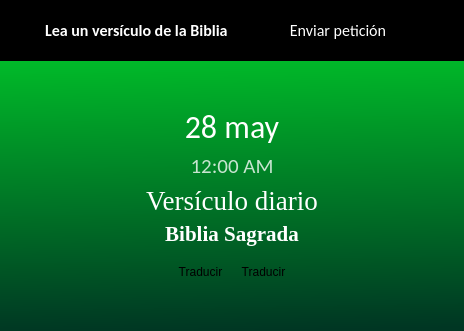
      <widget class="QWidget" name="tab_widgetPage4">
       <layout class="QGridLayout" name="gridLayout_17">
        <property name="leftMargin">
         <number>0</number>
        </property>
        <property name="topMargin">
         <number>0</number>
        </property>
        <property name="rightMargin">
         <number>0</number>
        </property>
        <property name="bottomMargin">
         <number>0</number>
        </property>
        <item row="0" column="0">
         <widget class="QWidget" name="versicule_bg" native="true">
          <property name="styleSheet">
           <string notr="true">QWidget #versicule_bg{
	background-color: qlineargradient(spread:pad, x1:0.500091, y1:1, x2:0.477, y2:0, stop:0 rgba(0, 54, 35, 255), stop:1 rgba(0, 214, 42, 255));
}</string>
          </property>
          <layout class="QGridLayout" name="gridLayout_43">
           <property name="leftMargin">
            <number>0</number>
           </property>
           <property name="topMargin">
            <number>0</number>
           </property>
           <property name="rightMargin">
            <number>0</number>
           </property>
           <property name="bottomMargin">
            <number>0</number>
           </property>
           <item row="4" column="0">
            <widget class="QLabel" name="versicle_text">
             <property name="font">
              <font>
               <family>Times New Roman</family>
               <pointsize>20</pointsize>
               <stylestrategy>PreferAntialias</stylestrategy>
              </font>
             </property>
             <property name="styleSheet">
              <string notr="true">color: rgb(255, 255, 255);</string>
             </property>
             <property name="text">
              <string>Versículo diario</string>
             </property>
             <property name="alignment">
              <set>Qt::AlignCenter</set>
             </property>
             <property name="wordWrap">
              <bool>true</bool>
             </property>
            </widget>
           </item>
           <item row="2" column="0">
            <widget class="QLabel" name="versicle_date">
             <property name="font">
              <font>
               <family>Calibri</family>
               <pointsize>24</pointsize>
               <stylestrategy>PreferAntialias</stylestrategy>
              </font>
             </property>
             <property name="styleSheet">
              <string notr="true">color: rgb(255, 255, 255);</string>
             </property>
             <property name="text">
              <string>28 may</string>
             </property>
             <property name="alignment">
              <set>Qt::AlignCenter</set>
             </property>
             <property name="wordWrap">
              <bool>true</bool>
             </property>
            </widget>
           </item>
           <item row="5" column="0">
            <widget class="QLabel" name="versicle_verse">
             <property name="font">
              <font>
               <family>Times New Roman</family>
               <pointsize>16</pointsize>
               <weight>75</weight>
               <bold>true</bold>
               <stylestrategy>PreferAntialias</stylestrategy>
              </font>
             </property>
             <property name="styleSheet">
              <string notr="true">color: rgb(255, 255, 255);</string>
             </property>
             <property name="text">
              <string>Biblia Sagrada</string>
             </property>
             <property name="alignment">
              <set>Qt::AlignCenter</set>
             </property>
             <property name="wordWrap">
              <bool>true</bool>
             </property>
            </widget>
           </item>
           <item row="1" column="0">
            <spacer name="verticalSpacer_5">
             <property name="orientation">
              <enum>Qt::Vertical</enum>
             </property>
             <property name="sizeHint" stdset="0">
              <size>
               <width>20</width>
               <height>40</height>
              </size>
             </property>
            </spacer>
           </item>
           <item row="3" column="0">
            <widget class="QLabel" name="versicle_time">
             <property name="font">
              <font>
               <family>Calibri</family>
               <pointsize>16</pointsize>
               <stylestrategy>PreferAntialias</stylestrategy>
              </font>
             </property>
             <property name="styleSheet">
              <string notr="true">color: rgba(255, 255, 255, 200);</string>
             </property>
             <property name="text">
              <string>12:00 AM</string>
             </property>
             <property name="alignment">
              <set>Qt::AlignCenter</set>
             </property>
             <property name="wordWrap">
              <bool>true</bool>
             </property>
            </widget>
           </item>
           <item row="7" column="0">
            <spacer name="verticalSpacer_4">
             <property name="orientation">
              <enum>Qt::Vertical</enum>
             </property>
             <property name="sizeHint" stdset="0">
              <size>
               <width>20</width>
               <height>40</height>
              </size>
             </property>
            </spacer>
           </item>
           <item row="0" column="0">
            <widget class="QWidget" name="versicle_toolbar" native="true">
             <property name="styleSheet">
              <string notr="true">QWidget #versicle_toolbar{
background-color: rgb(0, 0, 0);
}</string>
             </property>
             <layout class="QGridLayout" name="gridLayout_42">
              <item row="0" column="0">
               <widget class="QWidget" name="waiting_widget_versicle" native="true">
                <property name="minimumSize">
                 <size>
                  <width>10</width>
                  <height>10</height>
                 </size>
                </property>
                <layout class="QGridLayout" name="waiting_Layout_2">
                 <property name="sizeConstraint">
                  <enum>QLayout::SetFixedSize</enum>
                 </property>
                 <property name="leftMargin">
                  <number>0</number>
                 </property>
                 <property name="topMargin">
                  <number>0</number>
                 </property>
                 <property name="rightMargin">
                  <number>0</number>
                 </property>
                 <property name="bottomMargin">
                  <number>0</number>
                 </property>
                 <item row="0" column="0">
                  <widget class="QLabel" name="versicle_status_icon">
                   <property name="minimumSize">
                    <size>
                     <width>30</width>
                     <height>30</height>
                    </size>
                   </property>
                   <property name="maximumSize">
                    <size>
                     <width>30</width>
                     <height>30</height>
                    </size>
                   </property>
                   <property name="text">
                    <string/>
                   </property>
                   <property name="pixmap">
                    <pixmap>icons/nivbible.png</pixmap>
                   </property>
                   <property name="scaledContents">
                    <bool>true</bool>
                   </property>
                   <property name="alignment">
                    <set>Qt::AlignCenter</set>
                   </property>
                  </widget>
                 </item>
                 <item row="0" column="1">
                  <widget class="QLabel" name="versicle_status_lbl">
                   <property name="font">
                    <font>
                     <family>Calibri</family>
                     <pointsize>12</pointsize>
                     <weight>75</weight>
                     <bold>true</bold>
                    </font>
                   </property>
                   <property name="styleSheet">
                    <string notr="true">color: rgb(255, 255, 255);</string>
                   </property>
                   <property name="text">
                    <string>Lea un versículo de la Biblia</string>
                   </property>
                  </widget>
                 </item>
                </layout>
               </widget>
              </item>
              <item row="0" column="1">
               <spacer name="horizontalSpacer_7">
                <property name="orientation">
                 <enum>Qt::Horizontal</enum>
                </property>
                <property name="sizeHint" stdset="0">
                 <size>
                  <width>40</width>
                  <height>20</height>
                 </size>
                </property>
               </spacer>
              </item>
              <item row="0" column="3">
               <widget class="QToolButton" name="options_versicle">
                <property name="minimumSize">
                 <size>
                  <width>43</width>
                  <height>43</height>
                 </size>
                </property>
                <property name="styleSheet">
                 <string notr="true">QToolButton {
	border: none;
	border-radius:10px;
	padding: 5px;
}
QToolButton:hover {	
	background-color: grey;
}</string>
                </property>
                <property name="text">
                 <string>More</string>
                </property>
                <property name="icon">
                 <iconset>
                  <normaloff>more.png</normaloff>more.png</iconset>
                </property>
                <property name="iconSize">
                 <size>
                  <width>30</width>
                  <height>30</height>
                 </size>
                </property>
                <property name="autoRaise">
                 <bool>true</bool>
                </property>
               </widget>
              </item>
              <item row="0" column="2">
               <widget class="QToolButton" name="send_request_versicle">
                <property name="font">
                 <font>
                  <family>Calibri</family>
                  <pointsize>12</pointsize>
                 </font>
                </property>
                <property name="styleSheet">
                 <string notr="true">QToolButton {
	color: rgb(255, 255, 255);
	border: none;
	border-radius: 8px;	
	background-color:transparent;
	padding-left: 10px;
	padding-right: 10px;
	padding-top: 5px;
	padding-bottom: 5px;
}
QToolButton:hover {	
	background-color: rgba(85, 255, 127, 150);
}</string>
                </property>
                <property name="text">
                 <string>Enviar petición</string>
                </property>
                <property name="icon">
                 <iconset>
                  <normaloff>icons/send.png</normaloff>icons/send.png</iconset>
                </property>
                <property name="toolButtonStyle">
                 <enum>Qt::ToolButtonTextBesideIcon</enum>
                </property>
                <property name="autoRaise">
                 <bool>true</bool>
                </property>
                <property name="arrowType">
                 <enum>Qt::NoArrow</enum>
                </property>
               </widget>
              </item>
             </layout>
            </widget>
           </item>
           <item row="6" column="0" alignment="Qt::AlignHCenter">
            <widget class="QWidget" name="versicle_options" native="true">
             <layout class="QGridLayout" name="gridLayout_51">
              <item row="0" column="0">
               <widget class="QToolButton" name="copy_versicle">
                <property name="toolTip">
                 <string>Copiar versículo</string>
                </property>
                <property name="styleSheet">
                 <string notr="true">QToolButton{
	background-color: transparent;
	border:none;
	border-radius:2px;
	padding:2px;
}

QToolButton:hover {	
	background-color: rgba(85, 255, 127, 150);
}</string>
                </property>
                <property name="text">
                 <string>Traducir</string>
                </property>
                <property name="icon">
                 <iconset>
                  <normaloff>icons/copy.png</normaloff>icons/copy.png</iconset>
                </property>
                <property name="iconSize">
                 <size>
                  <width>24</width>
                  <height>24</height>
                 </size>
                </property>
                <property name="autoRaise">
                 <bool>true</bool>
                </property>
               </widget>
              </item>
              <item row="0" column="1">
               <widget class="QToolButton" name="save_versicle">
                <property name="toolTip">
                 <string>Guardar versículo en el disco duro</string>
                </property>
                <property name="styleSheet">
                 <string notr="true">QToolButton{
	background-color: transparent;
	border:none;
	border-radius:2px;
	padding:2px;
}

QToolButton:hover {	
	background-color: rgba(85, 255, 127, 150);
}</string>
                </property>
                <property name="text">
                 <string>Traducir</string>
                </property>
                <property name="icon">
                 <iconset>
                  <normaloff>icons/download.png</normaloff>icons/download.png</iconset>
                </property>
                <property name="iconSize">
                 <size>
                  <width>24</width>
                  <height>24</height>
                 </size>
                </property>
                <property name="autoRaise">
                 <bool>true</bool>
                </property>
               </widget>
              </item>
             </layout>
            </widget>
           </item>
          </layout>
         </widget>
        </item>
       </layout>
      </widget>
